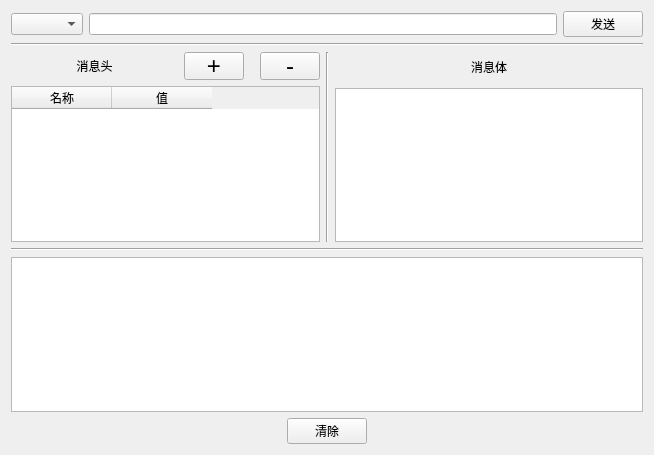
<?xml version="1.0" encoding="UTF-8"?>
<ui version="4.0">
 <class>Form</class>
 <widget class="QWidget" name="Form">
  <property name="geometry">
   <rect>
    <x>0</x>
    <y>0</y>
    <width>654</width>
    <height>455</height>
   </rect>
  </property>
  <property name="windowTitle">
   <string>HTTP请求器</string>
  </property>
  <layout class="QVBoxLayout" name="verticalLayout_4">
   <item>
    <layout class="QHBoxLayout" name="horizontalLayout">
     <item>
      <widget class="QComboBox" name="kind"/>
     </item>
     <item>
      <widget class="QLineEdit" name="url"/>
     </item>
     <item>
      <widget class="QPushButton" name="send">
       <property name="text">
        <string>发送</string>
       </property>
      </widget>
     </item>
    </layout>
   </item>
   <item>
    <widget class="Line" name="line">
     <property name="orientation">
      <enum>Qt::Horizontal</enum>
     </property>
    </widget>
   </item>
   <item>
    <layout class="QHBoxLayout" name="horizontalLayout_4">
     <item>
      <layout class="QHBoxLayout" name="horizontalLayout_3">
       <item>
        <layout class="QVBoxLayout" name="verticalLayout_2">
         <item>
          <layout class="QHBoxLayout" name="horizontalLayout_2" stretch="2,2,0,2">
           <item>
            <widget class="QLabel" name="label">
             <property name="text">
              <string>消息头</string>
             </property>
             <property name="alignment">
              <set>Qt::AlignCenter</set>
             </property>
            </widget>
           </item>
           <item>
            <widget class="QPushButton" name="jia">
             <property name="sizePolicy">
              <sizepolicy hsizetype="Fixed" vsizetype="Fixed">
               <horstretch>0</horstretch>
               <verstretch>0</verstretch>
              </sizepolicy>
             </property>
             <property name="maximumSize">
              <size>
               <width>60</width>
               <height>28</height>
              </size>
             </property>
             <property name="font">
              <font>
               <pointsize>18</pointsize>
              </font>
             </property>
             <property name="text">
              <string>+</string>
             </property>
            </widget>
           </item>
           <item>
            <spacer name="horizontalSpacer">
             <property name="orientation">
              <enum>Qt::Horizontal</enum>
             </property>
             <property name="sizeHint" stdset="0">
              <size>
               <width>10</width>
               <height>20</height>
              </size>
             </property>
            </spacer>
           </item>
           <item>
            <widget class="QPushButton" name="jian">
             <property name="sizePolicy">
              <sizepolicy hsizetype="Fixed" vsizetype="Fixed">
               <horstretch>0</horstretch>
               <verstretch>0</verstretch>
              </sizepolicy>
             </property>
             <property name="maximumSize">
              <size>
               <width>60</width>
               <height>28</height>
              </size>
             </property>
             <property name="font">
              <font>
               <pointsize>18</pointsize>
              </font>
             </property>
             <property name="text">
              <string>-</string>
             </property>
            </widget>
           </item>
          </layout>
         </item>
         <item>
          <widget class="QTableWidget" name="table">
           <column>
            <property name="text">
             <string>名称</string>
            </property>
           </column>
           <column>
            <property name="text">
             <string>值</string>
            </property>
           </column>
          </widget>
         </item>
        </layout>
       </item>
      </layout>
     </item>
     <item>
      <widget class="Line" name="line_2">
       <property name="orientation">
        <enum>Qt::Vertical</enum>
       </property>
      </widget>
     </item>
     <item>
      <layout class="QVBoxLayout" name="verticalLayout">
       <item>
        <layout class="QVBoxLayout" name="verticalLayout_5">
         <property name="topMargin">
          <number>6</number>
         </property>
         <property name="bottomMargin">
          <number>6</number>
         </property>
         <item>
          <widget class="QLabel" name="label_2">
           <property name="text">
            <string>消息体</string>
           </property>
           <property name="alignment">
            <set>Qt::AlignCenter</set>
           </property>
          </widget>
         </item>
        </layout>
       </item>
       <item>
        <widget class="QTextBrowser" name="message"/>
       </item>
      </layout>
     </item>
    </layout>
   </item>
   <item>
    <widget class="Line" name="line_3">
     <property name="orientation">
      <enum>Qt::Horizontal</enum>
     </property>
    </widget>
   </item>
   <item>
    <layout class="QVBoxLayout" name="verticalLayout_3">
     <item>
      <widget class="QTextBrowser" name="response"/>
     </item>
     <item>
      <layout class="QHBoxLayout" name="horizontalLayout_5">
       <item>
        <widget class="QPushButton" name="pushButton">
         <property name="sizePolicy">
          <sizepolicy hsizetype="Fixed" vsizetype="Fixed">
           <horstretch>0</horstretch>
           <verstretch>0</verstretch>
          </sizepolicy>
         </property>
         <property name="text">
          <string>清除</string>
         </property>
        </widget>
       </item>
      </layout>
     </item>
    </layout>
   </item>
  </layout>
 </widget>
 <resources/>
 <connections/>
</ui>
